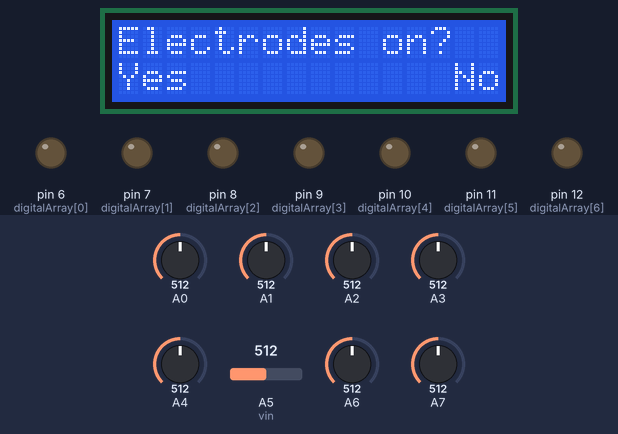
Bench run of a sketch on a simulated Arduino Mega 2560, built with avr-gcc and run on an emulated ATmega2560. On the bench: 16×2 character LCD, output pins drawn as LEDs (lit = HIGH). Dashed ring = blinking. Inputs (shaded band) come from the test bench; at power-on: A6 = 512, A5 (vin) = 512, A0 = 512, A1 = 512, A2 = 512, A3 = 512, A4 = 512, A7 = 512. What the sketch prints to the serial monitor is not drawn.

Above: at 0.8 s.
0.9 s: A6 set to 1013
2.4 s: A6 set to 1023
At 3.5 s:
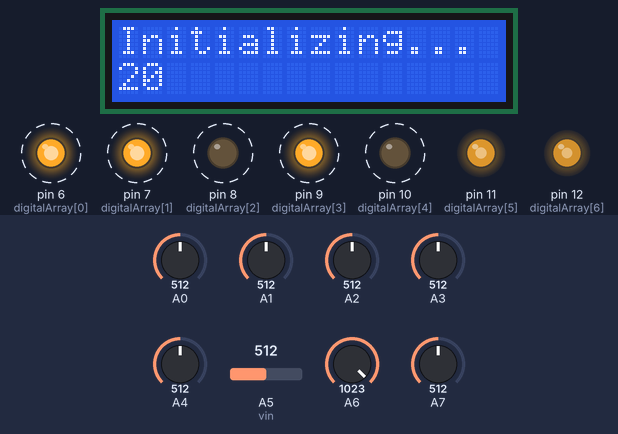
At 4.1 s:
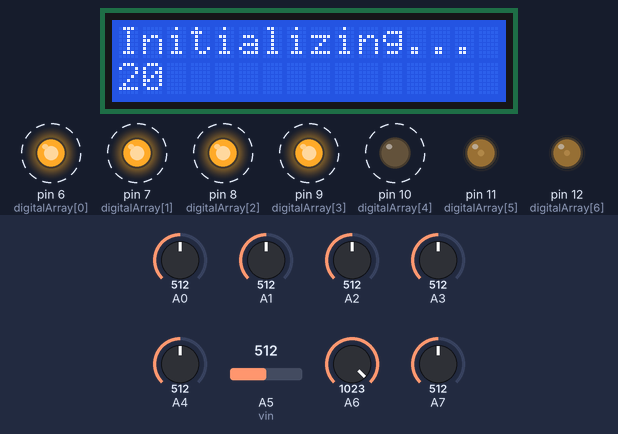
5.4 s: A6 set to 511
At 6.2 s:
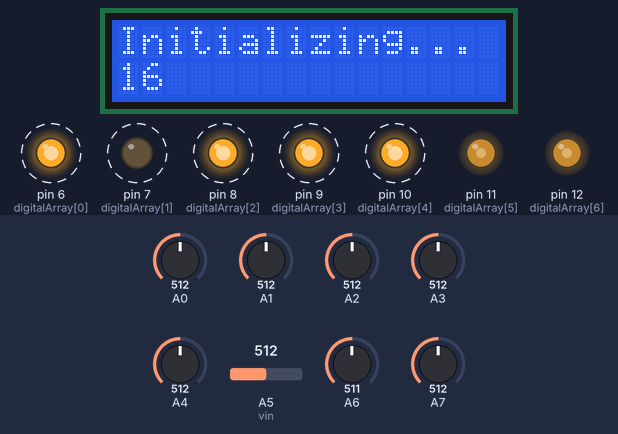
7.9 s: A5 (vin) set to 716
10.3 s: A0 set to 716
12.7 s: A6 set to 306
At 17.74 s:
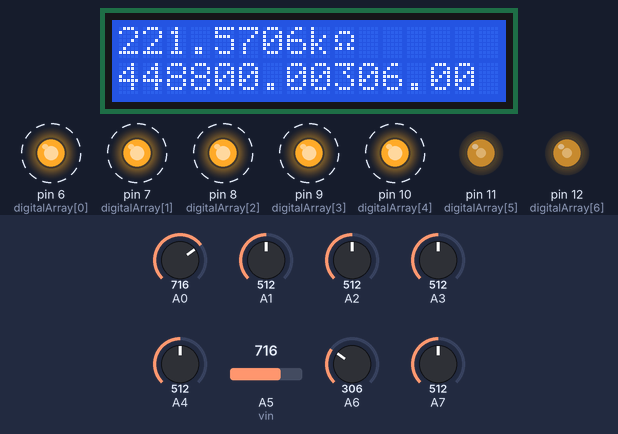
Timing chart, 0 to 19.0 s (numbered marks = the images above; inputs shaded):
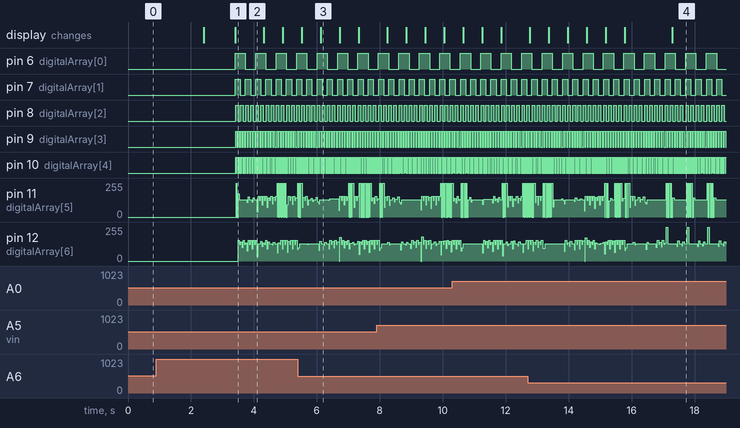

Measured:
- the behaviour switches between 1022 and 1023 on A6 (found by bisection; images 0 and 1)
- after the input at 0.9 s, every drawn part: stays the same
- after the input at 2.4 s, pin 6 (digitalArray[0]): alternates HIGH for 0.32 s and LOW for 0.33 s, starting after 1.0 s; pin 7 (digitalArray[1]): alternates HIGH for 0.16 s and LOW for 0.16 s, starting after 1.0 s

The sketch:

Ohmmeter_V12.ino
```cpp
#include <LiquidCrystal.h>

LiquidCrystal lcd(41, 39, 37, 35, 33, 31);
int digitalArray[] = {6, 7, 8, 9, 10, 11, 12};

double A = 4675;
double B = 9998;
double C = 38900;
double D = 67010;
double E = 146600;
double F = 264000;
double G = 448800;
double R[] = {A, B, C, D, E, F, G};
int timer = 5;
int vin=5;
int t;

int b1;
int b2;
int count;
int count2;
int count3;
int count4;
int count5;
int count6;
int pos;
int posMin;
int p;
int x;
int y;
int z;

double refResistor;
double refMin;
double SumR = 0;
double vx;
double rx;
double rx2[20];
double i;
double i2;
double baseline;
double gap;
double V[127];
double I[127];
double resistorArray[127];
double R2[127];
double R3[127];
double analogArray[127];
double searchArray[127];
double currentArray[127];


void setup()
{
  Serial.begin(9600);
  pinMode(vin,INPUT);
  pinMode(b1,INPUT);
  pinMode(b2,INPUT);
  lcd.begin(16,2);

  for (count = 0; count < 7; count++) {
    pinMode(digitalArray[count],OUTPUT);
    digitalWrite(digitalArray[count],LOW);
  }

  pos = 0;
  for (count = 0; count < 7; count++) {
    resistorArray[pos]=R[count];
    pos = pos+1;
    for (count2 = 1+count; count2 < 7; count2++) {
      resistorArray[pos] = ((R[count]*R[count2])/(R[count]+R[count2]));
      pos = pos+1;
      for (count3 = 1+count2; count3 < 7; count3++) {
        resistorArray[pos] = ((((R[count]*R[count2])/(R[count]+R[count2]))*R[count3])/(((R[count]*R[count2])/(R[count]+R[count2]))+R[count3]));
        pos = pos+1;
        for (count4 = 1+count3; count4 < 7; count4++) {
          resistorArray[pos] = ((((((R[count]*R[count2])/(R[count]+R[count2]))*R[count3])/(((R[count]*R[count2])/(R[count]+R[count2]))+R[count3]))*R[count4])/(((((R[count]*R[count2])/(R[count]+R[count2]))*R[count3])/(((R[count]*R[count2])/(R[count]+R[count2]))+R[count3]))+R[count4]));
          pos = pos+1;
          for (count5 = 1+count4; count5 < 7; count5++) {
            resistorArray[pos] = ((((((((R[count]*R[count2])/(R[count]+R[count2]))*R[count3])/(((R[count]*R[count2])/(R[count]+R[count2]))+R[count3]))*R[count4])/(((((R[count]*R[count2])/(R[count]+R[count2]))*R[count3])/(((R[count]*R[count2])/(R[count]+R[count2]))+R[count3]))+R[count4]))*R[count5])/(((((((R[count]*R[count2])/(R[count]+R[count2]))*R[count3])/(((R[count]*R[count2])/(R[count]+R[count2]))+R[count3]))*R[count4])/(((((R[count]*R[count2])/(R[count]+R[count2]))*R[count3])/(((R[count]*R[count2])/(R[count]+R[count2]))+R[count3]))+R[count4]))+R[count5]));
            pos = pos+1;
            for (count6 = 1+count5; count6 < 7; count6++) {
              resistorArray[pos] = ((((((((((R[count]*R[count2])/(R[count]+R[count2]))*R[count3])/(((R[count]*R[count2])/(R[count]+R[count2]))+R[count3]))*R[count4])/(((((R[count]*R[count2])/(R[count]+R[count2]))*R[count3])/(((R[count]*R[count2])/(R[count]+R[count2]))+R[count3]))+R[count4]))*R[count5])/(((((((R[count]*R[count2])/(R[count]+R[count2]))*R[count3])/(((R[count]*R[count2])/(R[count]+R[count2]))+R[count3]))*R[count4])/(((((R[count]*R[count2])/(R[count]+R[count2]))*R[count3])/(((R[count]*R[count2])/(R[count]+R[count2]))+R[count3]))+R[count4]))+R[count5]))*R[count6])/(((((((((R[count]*R[count2])/(R[count]+R[count2]))*R[count3])/(((R[count]*R[count2])/(R[count]+R[count2]))+R[count3]))*R[count4])/(((((R[count]*R[count2])/(R[count]+R[count2]))*R[count3])/(((R[count]*R[count2])/(R[count]+R[count2]))+R[count3]))+R[count4]))*R[count5])/(((((((R[count]*R[count2])/(R[count]+R[count2]))*R[count3])/(((R[count]*R[count2])/(R[count]+R[count2]))+R[count3]))*R[count4])/(((((R[count]*R[count2])/(R[count]+R[count2]))*R[count3])/(((R[count]*R[count2])/(R[count]+R[count2]))+R[count3]))+R[count4]))+R[count5]))+R[count6]));
              pos = pos+1;
            }
          }
        }
      }
    }
  }

  b1 = analogRead(6);
  b2 = analogRead(7);
  while (b1!=1023){
    lcd.setCursor(0,0);
    lcd.print("Electrodes on?  ");
    lcd.setCursor(0,1);
    lcd.print("Yes           No");
    if(b2==1023){
      lcd.clear();
      lcd.setCursor(0,0);
      lcd.print("Please place the");
      lcd.setCursor(0,1);
      lcd.print("electrodes");
      delay(3000);}
    b1 = analogRead(6);
    b2 = analogRead(7);
  }

  lcd.clear();
  lcd.setCursor(0,0);
  lcd.print("Initializing...");

  delay(1000);

  for (p=0; p<20; p++){
    t=20-p;
    if(t==9){
      lcd.clear();
      lcd.setCursor(0,0);
      lcd.print("Initializing...");
    }
    lcd.setCursor(0,1);
    lcd.print(t);

    pos = 0;
    for (count = 0; count < 7; count++){
      digitalWrite(digitalArray[count],HIGH);
      delay(timer);
      analogArray[pos]=analogRead(count);
      pos = pos+1;
      for (count2 = count+1; count2 < 7; count2++){
        digitalWrite(digitalArray[count2],HIGH);
        delay(timer);
        analogArray[pos]=analogRead(vin);
        pos = pos+1;
        for (count3 = count2+1; count3 < 7; count3++){
          digitalWrite(digitalArray[count3],HIGH);
          delay(timer);
          analogArray[pos]=analogRead(vin);
          pos = pos+1;
          for (count4 = count3+1; count4 < 7; count4++){
            digitalWrite(digitalArray[count4],HIGH);
            delay(timer);
            analogArray[pos]=analogRead(vin);
            pos = pos+1;
            for (count5 = count4+1; count5 < 7; count5++){
              digitalWrite(digitalArray[count5],HIGH);
              delay(timer);
              analogArray[pos]=analogRead(vin);
              pos = pos+1;
              for (count6 = count5+1; count6 < 7; count6++){
                digitalWrite(digitalArray[count6],HIGH);
                delay(timer);
                analogArray[pos]=analogRead(vin);
                pos = pos+1;
                digitalWrite(digitalArray[count6],LOW);
              }
              digitalWrite(digitalArray[count5],LOW);
            }
            digitalWrite(digitalArray[count4],LOW);
          }
          digitalWrite(digitalArray[count3],LOW);
        }
        digitalWrite(digitalArray[count2],LOW);
      }
      digitalWrite(digitalArray[count],LOW);
    }

    for (x = 0; x<127; x++){
      searchArray[x] = analogArray[x] - 450;
      searchArray[x] = abs(searchArray[x]);
    }
    refMin = searchArray[0];
    for(y=0; y<127; y++){
      refMin=min(refMin, searchArray[y]);
    }

    for (z = 0; z<127; z++){
      if (refMin == searchArray[z]) {
        pos = z;
      break;}
    }

    if (analogArray[pos]< 210){
      pos = 6;
    }
    else if (analogArray[pos]>500){
      pos = 125;
    }

    refResistor = resistorArray[pos];
    vx = analogArray[pos]*0.0048875855;
    if (refResistor < 3000){
      i = (5-vx-0.65)/refResistor;
    }
    else if (refResistor < 5000){
      i = (5-vx-0.575)/refResistor;
    }
    else if (refResistor < 50000){
      i = (5-vx-0.55)/refResistor;
    }
    else if (refResistor < 150000){
      i = (5-vx-0.5)/refResistor;
    }
    else{
      i = (5-vx-0.475)/refResistor;
    }
    rx2[p] = (vx/i);
  }

  for (z = 10; z< 20; z++){
      SumR = rx2[z] + SumR;
    }

  baseline = SumR/10;
}

void loop()
{
  pos = 0;
  for (count = 0; count < 7; count++){
    digitalWrite(digitalArray[count],HIGH);
    delay(timer);
    analogArray[pos]=analogRead(count);
    pos = pos+1;
    for (count2 = count+1; count2 < 7; count2++){
      digitalWrite(digitalArray[count2],HIGH);
      delay(timer);
      analogArray[pos]=analogRead(vin);
      pos = pos+1;
      for (count3 = count2+1; count3 < 7; count3++){
        digitalWrite(digitalArray[count3],HIGH);
        delay(timer);
        analogArray[pos]=analogRead(vin);
        pos = pos+1;
        for (count4 = count3+1; count4 < 7; count4++){
          digitalWrite(digitalArray[count4],HIGH);
          delay(timer);
          analogArray[pos]=analogRead(vin);
          pos = pos+1;
          for (count5 = count4+1; count5 < 7; count5++){
            digitalWrite(digitalArray[count5],HIGH);
            delay(timer);
            analogArray[pos]=analogRead(vin);
            pos = pos+1;
            for (count6 = count5+1; count6 < 7; count6++){
              digitalWrite(digitalArray[count6],HIGH);
              delay(timer);
              analogArray[pos]=analogRead(vin);
              pos = pos+1;
              digitalWrite(digitalArray[count6],LOW);
            }
            digitalWrite(digitalArray[count5],LOW);
          }
          digitalWrite(digitalArray[count4],LOW);
        }
        digitalWrite(digitalArray[count3],LOW);
      }
      digitalWrite(digitalArray[count2],LOW);
    }
    digitalWrite(digitalArray[count],LOW);
  }

  for (x = 0; x< 127; x++){
    searchArray[x] = analogArray[x] - 450;
    searchArray[x] = abs(searchArray[x]);
  }

  refMin = searchArray[0];
  for(y=0; y<127; y++){
    refMin=min(refMin, searchArray[y]);
  }

  for (z = 0; z< 127; z++){
    if (refMin == searchArray[z]) {
      posMin = z;
      break;}
  }

  if (analogArray[posMin]< 210){
    posMin = 6;
  }
  else if (analogArray[posMin]>500){
    posMin = 125;
  }

  refResistor = resistorArray[posMin];
  vx = analogArray[posMin]*0.0048875855;

  if (refResistor < 3000){
    i = (5-vx-0.65)/refResistor;
  }
  else if (refResistor < 5000){
    i = (5-vx-0.575)/refResistor;
  }
  else if (refResistor < 50000){
    i = (5-vx-0.55)/refResistor;
  }
  else if (refResistor < 150000){
    i = (5-vx-0.5)/refResistor;
  }
  else{
    i = (5-vx-0.475)/refResistor;
  }

  rx = (vx/i);
  gap = (rx-baseline)*0.01;

  if(rx<0||vx>4.2){
    lcd.clear();
    lcd.setCursor(0,0);
    lcd.print("Error");
    Serial.println("Error");
  }
  else if(rx<1000){
    lcd.clear();
    lcd.setCursor(0,0);
    lcd.print(rx, 5);
    lcd.setCursor(8,0);
    lcd.print((char)244);
    }
    else if (rx < 1000000){
      lcd.clear();
      rx=rx/1000;
      lcd.setCursor(0,0);
      lcd.print(rx, 5);
      lcd.setCursor(8,0);
      lcd.print("k");
      lcd.print((char)244);
    }
    else{
      lcd.clear();
      rx=rx/1000000;
      lcd.setCursor(0,0);
      lcd.print(rx, 5);
      lcd.setCursor(8,0);
      lcd.print("M");
      lcd.print((char)244);
    }

  /*lcd.setCursor(0,1);
  lcd.print("Status:");
  if (gap<1){
    lcd.setCursor(8,1);
    lcd.print("Good");
  }
  else if (gap<2){
    lcd.setCursor(8,1);
    lcd.print("OK  ");
  }
  else if (gap<3){
    lcd.setCursor(8,1);
    lcd.print("Poor");
  }
  else if (gap>=3){
    lcd.setCursor(8,1);
    lcd.print("Bad ");
  }

  Serial.print("A5 = ");
  Serial.println(vx);
  Serial.print("rx = ");
  Serial.println(rx);
  Serial.print("Baseline = ");
  Serial.println(baseline);
  Serial.print("Predicted Gap = ");
  Serial.println(gap);
  */

  lcd.setCursor(0,1);
  lcd.print(refResistor);

  lcd.setCursor(9,1);
  lcd.print(analogArray[posMin]);

  /*
  Serial.print("R0 = ");
  Serial.println(R2[0]);
  Serial.print("R1 = ");
  Serial.println(R2[1]);
  Serial.print("R2 = ");
  Serial.println(R2[2]);
  Serial.print("R3 = ");
  Serial.println(R2[3]);
  Serial.print("R4 = ");
  Serial.println(R2[4]);
  Serial.print("R5 = ");
  Serial.println(R2[5]);
  Serial.print("R6 = ");
  Serial.println(R2[6]);
  Serial.print("R7 = ");
  Serial.println(R2[7]);
  Serial.print("R8 = ");
  Serial.println(R2[8]);
  Serial.print("R9 = ");
  Serial.println(R2[9]);
  Serial.print("R10 = ");
  Serial.println(R2[10]);

  Serial.print("R0 = ");
  Serial.println(R3[0]);
  Serial.print("R1 = ");
  Serial.println(R3[1]);
  Serial.print("R2 = ");
  Serial.println(R3[2]);
  Serial.print("R3 = ");
  Serial.println(R3[3]);
  Serial.print("R4 = ");
  Serial.println(R3[4]);
  Serial.print("R5 = ");
  Serial.println(R3[5]);
  Serial.print("R6 = ");
  Serial.println(R3[6]);
  Serial.print("R7 = ");
  Serial.println(R3[7]);
  Serial.print("R8 = ");
  Serial.println(R3[8]);
  Serial.print("R9 = ");
  Serial.println(R3[9]);
  Serial.print("R10 = ");
  Serial.println(R3[10]);

  Serial.print("R0 = ");
  Serial.println(R2[0]);
  Serial.print("R1 = ");
  Serial.println(R2[1]);
  Serial.print("R2 = ");
  Serial.println(R2[2]);
  Serial.print("R3 = ");
  Serial.println(R2[3]);
  Serial.print("R4 = ");
  Serial.println(R2[4]);
  Serial.print("R5 = ");
  Serial.println(R2[5]);
  Serial.print("R6 = ");
  Serial.println(R2[6]);
  Serial.print("R7 = ");
  Serial.println(R2[7]);
  Serial.print("R8 = ");
  Serial.println(R2[8]);
  Serial.print("R9 = ");
  Serial.println(R2[9]);
  Serial.print("R10 = ");
  Serial.println(R2[10]);
  */
  /*
  Serial.print("currentArray0 = ");
  Serial.println(currentArray[0]);
  Serial.print("currentArray1 = ");
  Serial.println(currentArray[1]);
  Serial.print("currentArray2 = ");
  Serial.println(currentArray[2]);
  Serial.print("currentArray3 = ");
  Serial.println(currentArray[3]);
  Serial.print("currentArray4 = ");
  Serial.println(currentArray[4]);
  Serial.print("currentArray5 = ");
  Serial.println(currentArray[5]);
  Serial.print("currentArray6 = ");
  Serial.println(currentArray[6]);
  Serial.print("currentArray7 = ");
  Serial.println(currentArray[7]);
  Serial.print("currentArray8 = ");
  Serial.println(currentArray[8]);
  Serial.print("currentArray9 = ");
  Serial.println(currentArray[9]);
  Serial.print("currentArray62 = ");
  Serial.println(currentArray[62]);
  Serial.print("currentArray11 = ");
  Serial.println(currentArray[11]);
  Serial.print("currentArray12 = ");
  Serial.println(currentArray[12]);
  Serial.print("currentArray13 = ");
  Serial.println(currentArray[13]);
  Serial.print("currentArray14 = ");
  Serial.println(currentArray[14]);
  Serial.print("currentArray15 = ");
  Serial.println(currentArray[15]);
  Serial.print("currentArray16 = ");
  Serial.println(currentArray[16]);
  Serial.print("currentArray17 = ");
  Serial.println(currentArray[17]);
  Serial.print("currentArray18 = ");
  Serial.println(currentArray[18]);
  Serial.print("currentArray19 = ");
  Serial.println(currentArray[19]);
  Serial.print("currentArray20 = ");
  Serial.println(currentArray[20]);
  Serial.print("currentArray21 = ");
  Serial.println(currentArray[21]);
  Serial.print("currentArray22 = ");
  Serial.println(currentArray[22]);
  Serial.print("currentArray23 = ");
  Serial.println(currentArray[23]);
  Serial.print("currentArray24 = ");
  Serial.println(currentArray[24]);
  Serial.print("currentArray25 = ");
  Serial.println(currentArray[25]);
  Serial.print("currentArray26 = ");
  Serial.println(currentArray[26]);
  Serial.print("currentArray27 = ");
  Serial.println(currentArray[27]);
  Serial.print("currentArray28 = ");
  Serial.println(currentArray[28]);
  Serial.print("currentArray29 = ");
  Serial.println(currentArray[29]);
  Serial.print("currentArray30 = ");
  Serial.println(currentArray[30]);
  Serial.print("currentArray31 = ");
  Serial.println(currentArray[31]);
  Serial.print("currentArray32 = ");
  Serial.println(currentArray[32]);
  Serial.print("currentArray33 = ");
  Serial.println(currentArray[33]);
  Serial.print("currentArray34 = ");
  Serial.println(currentArray[34]);
  Serial.print("currentArray35 = ");
  Serial.println(currentArray[35]);
  Serial.print("currentArray36 = ");
  Serial.println(currentArray[36]);
  Serial.print("currentArray37 = ");
  Serial.println(currentArray[37]);
  Serial.print("currentArray38 = ");
  Serial.println(currentArray[38]);
  Serial.print("currentArray39 = ");
  Serial.println(currentArray[39]);
  Serial.print("currentArray40 = ");
  Serial.println(currentArray[40]);
  Serial.print("currentArray41 = ");
  Serial.println(currentArray[41]);
  Serial.print("currentArray42 = ");
  Serial.println(currentArray[42]);
  Serial.print("currentArray43 = ");
  Serial.println(currentArray[43]);
  Serial.print("currentArray44 = ");
  Serial.println(currentArray[44]);
  Serial.print("currentArray45 = ");
  Serial.println(currentArray[45]);
  Serial.print("currentArray46 = ");
  Serial.println(currentArray[46]);
  Serial.print("currentArray47 = ");
  Serial.println(currentArray[47]);
  Serial.print("currentArray48 = ");
  Serial.println(currentArray[48]);
  Serial.print("currentArray49 = ");
  Serial.println(currentArray[49]);
  Serial.print("currentArray50 = ");
  Serial.println(currentArray[50]);
  Serial.print("currentArray51 = ");
  Serial.println(currentArray[51]);
  Serial.print("currentArray52 = ");
  Serial.println(currentArray[52]);
  Serial.print("currentArray53 = ");
  Serial.println(currentArray[53]);
  Serial.print("currentArray54 = ");
  Serial.println(currentArray[54]);
  Serial.print("currentArray55 = ");
  Serial.println(currentArray[55]);
  Serial.print("currentArray56 = ");
  Serial.println(currentArray[56]);
  Serial.print("currentArray57 = ");
  Serial.println(currentArray[57]);
  Serial.print("currentArray58 = ");
  Serial.println(currentArray[58]);
  Serial.print("currentArray59 = ");
  Serial.println(currentArray[59]);
  Serial.print("currentArray60 = ");
  Serial.println(currentArray[60]);
  Serial.print("currentArray61 = ");
  Serial.println(currentArray[61]);
  Serial.print("currentArray62 = ");
  Serial.println(analogArray[62]);*/
  Serial.println(" ");

}
```
